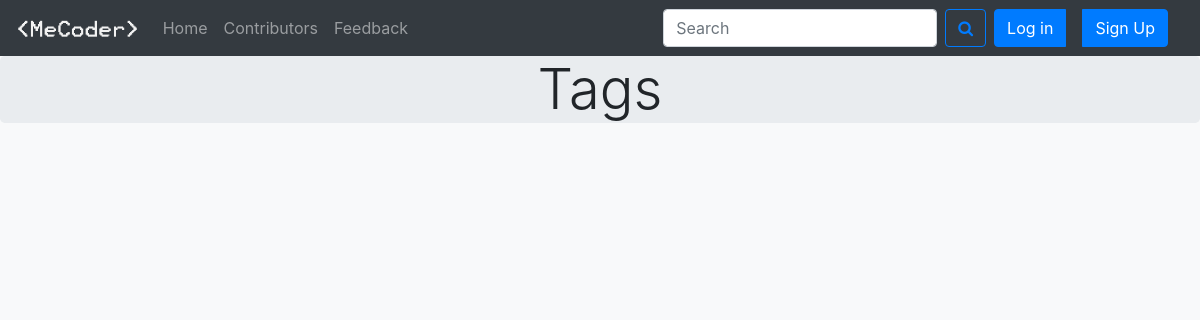
The app's page /problem/problemtags/, older data.
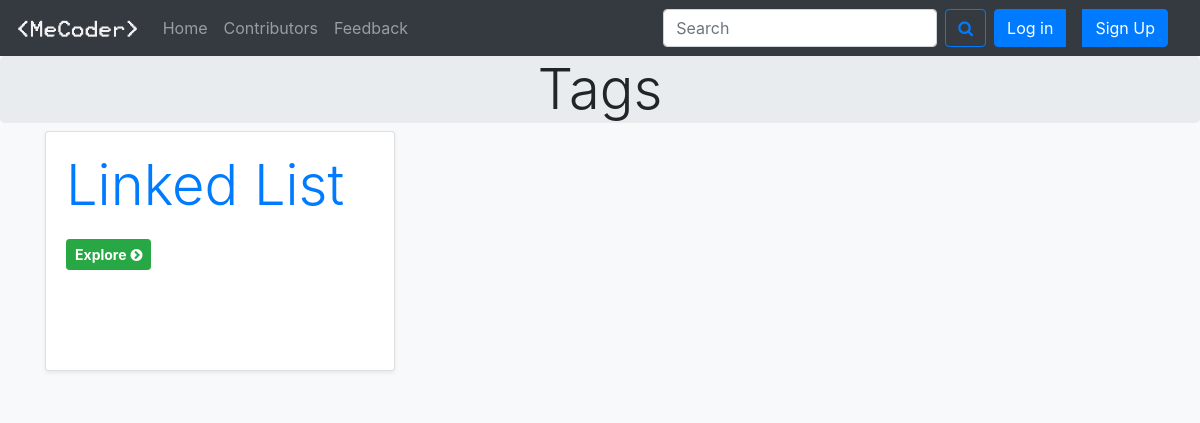
The same page, newer data.
### problem/models.py (models this page shows, shortened)
class probobj(models.Model):
    p_id=models.AutoField(primary_key=True)
    p_user=models.ForeignKey(User,on_delete=models.CASCADE)
    p_tag=models.CharField(max_length=100,default="unnamed")
    p_name=models.CharField(max_length=100)
    p_desc=models.TextField()
    p_in=models.CharField(max_length=200,default="")
    p_out=models.CharField(max_length=200,default="")
    p_const=models.CharField(max_length=200,default="")
    p_exin=models.CharField(max_length=200,default="")
    p_exout=models.CharField(max_length=200,default="")
    p_code=models.TextField(default="")
    p_timestamp=models.DateTimeField(default=now)

### problem/views.py (the view)
# urls.py: path('problemtags/',views.problemtags,name="tags search"),
def problemtags(request):
    allobj=probobj.objects.all()
    unique_tags={i.p_tag for i in allobj}
    final_obj=set()
    for i in unique_tags:
        item=probobj.objects.filter(p_tag=i)
        final_obj.add(item[0])
    return render(request,'problem/problemtags.html',{'tagname':final_obj})

### templates/problem/problemtags.html (shortened to what this page needs)
{% extends 'basic.html' %}
{% block body %}
<main role="main">
  <section class="jumbotron p-0 m-0 text-center">
    <div class="container">
      <h1 class="display-4">Tags</h1>
    </div>
  </section>
  <div class="album  bg-light">
    <div class="container">
      <div class="row">
       {% for i in tagname %}
        <div class="col-md-4">
          <div class="card mb-4 shadow-sm tagta">
            <div class="card-body">
             <div class="card-title">
               <strong class="d-inline-block mb-2 display-4 text-primary">{{i.p_tag}}</strong>
             </div>
              <div class="d-flex justify-content-between align-items-center">
                  <a href="/problem/problemtags/{{i.p_tag}}/" class="btn btn-sm btn-success"><strong>Explore</strong>  </strong><i class="fa fa-chevron-circle-right"></i></a>
              </div>
            </div>
          </div>
        </div>
       {% endfor %}
      </div>
    </div>
  </div>
</main>
{% endblock body %}

Row changes from the older to the newer data that the page shows:
added probobj: p_tag "Linked List"
